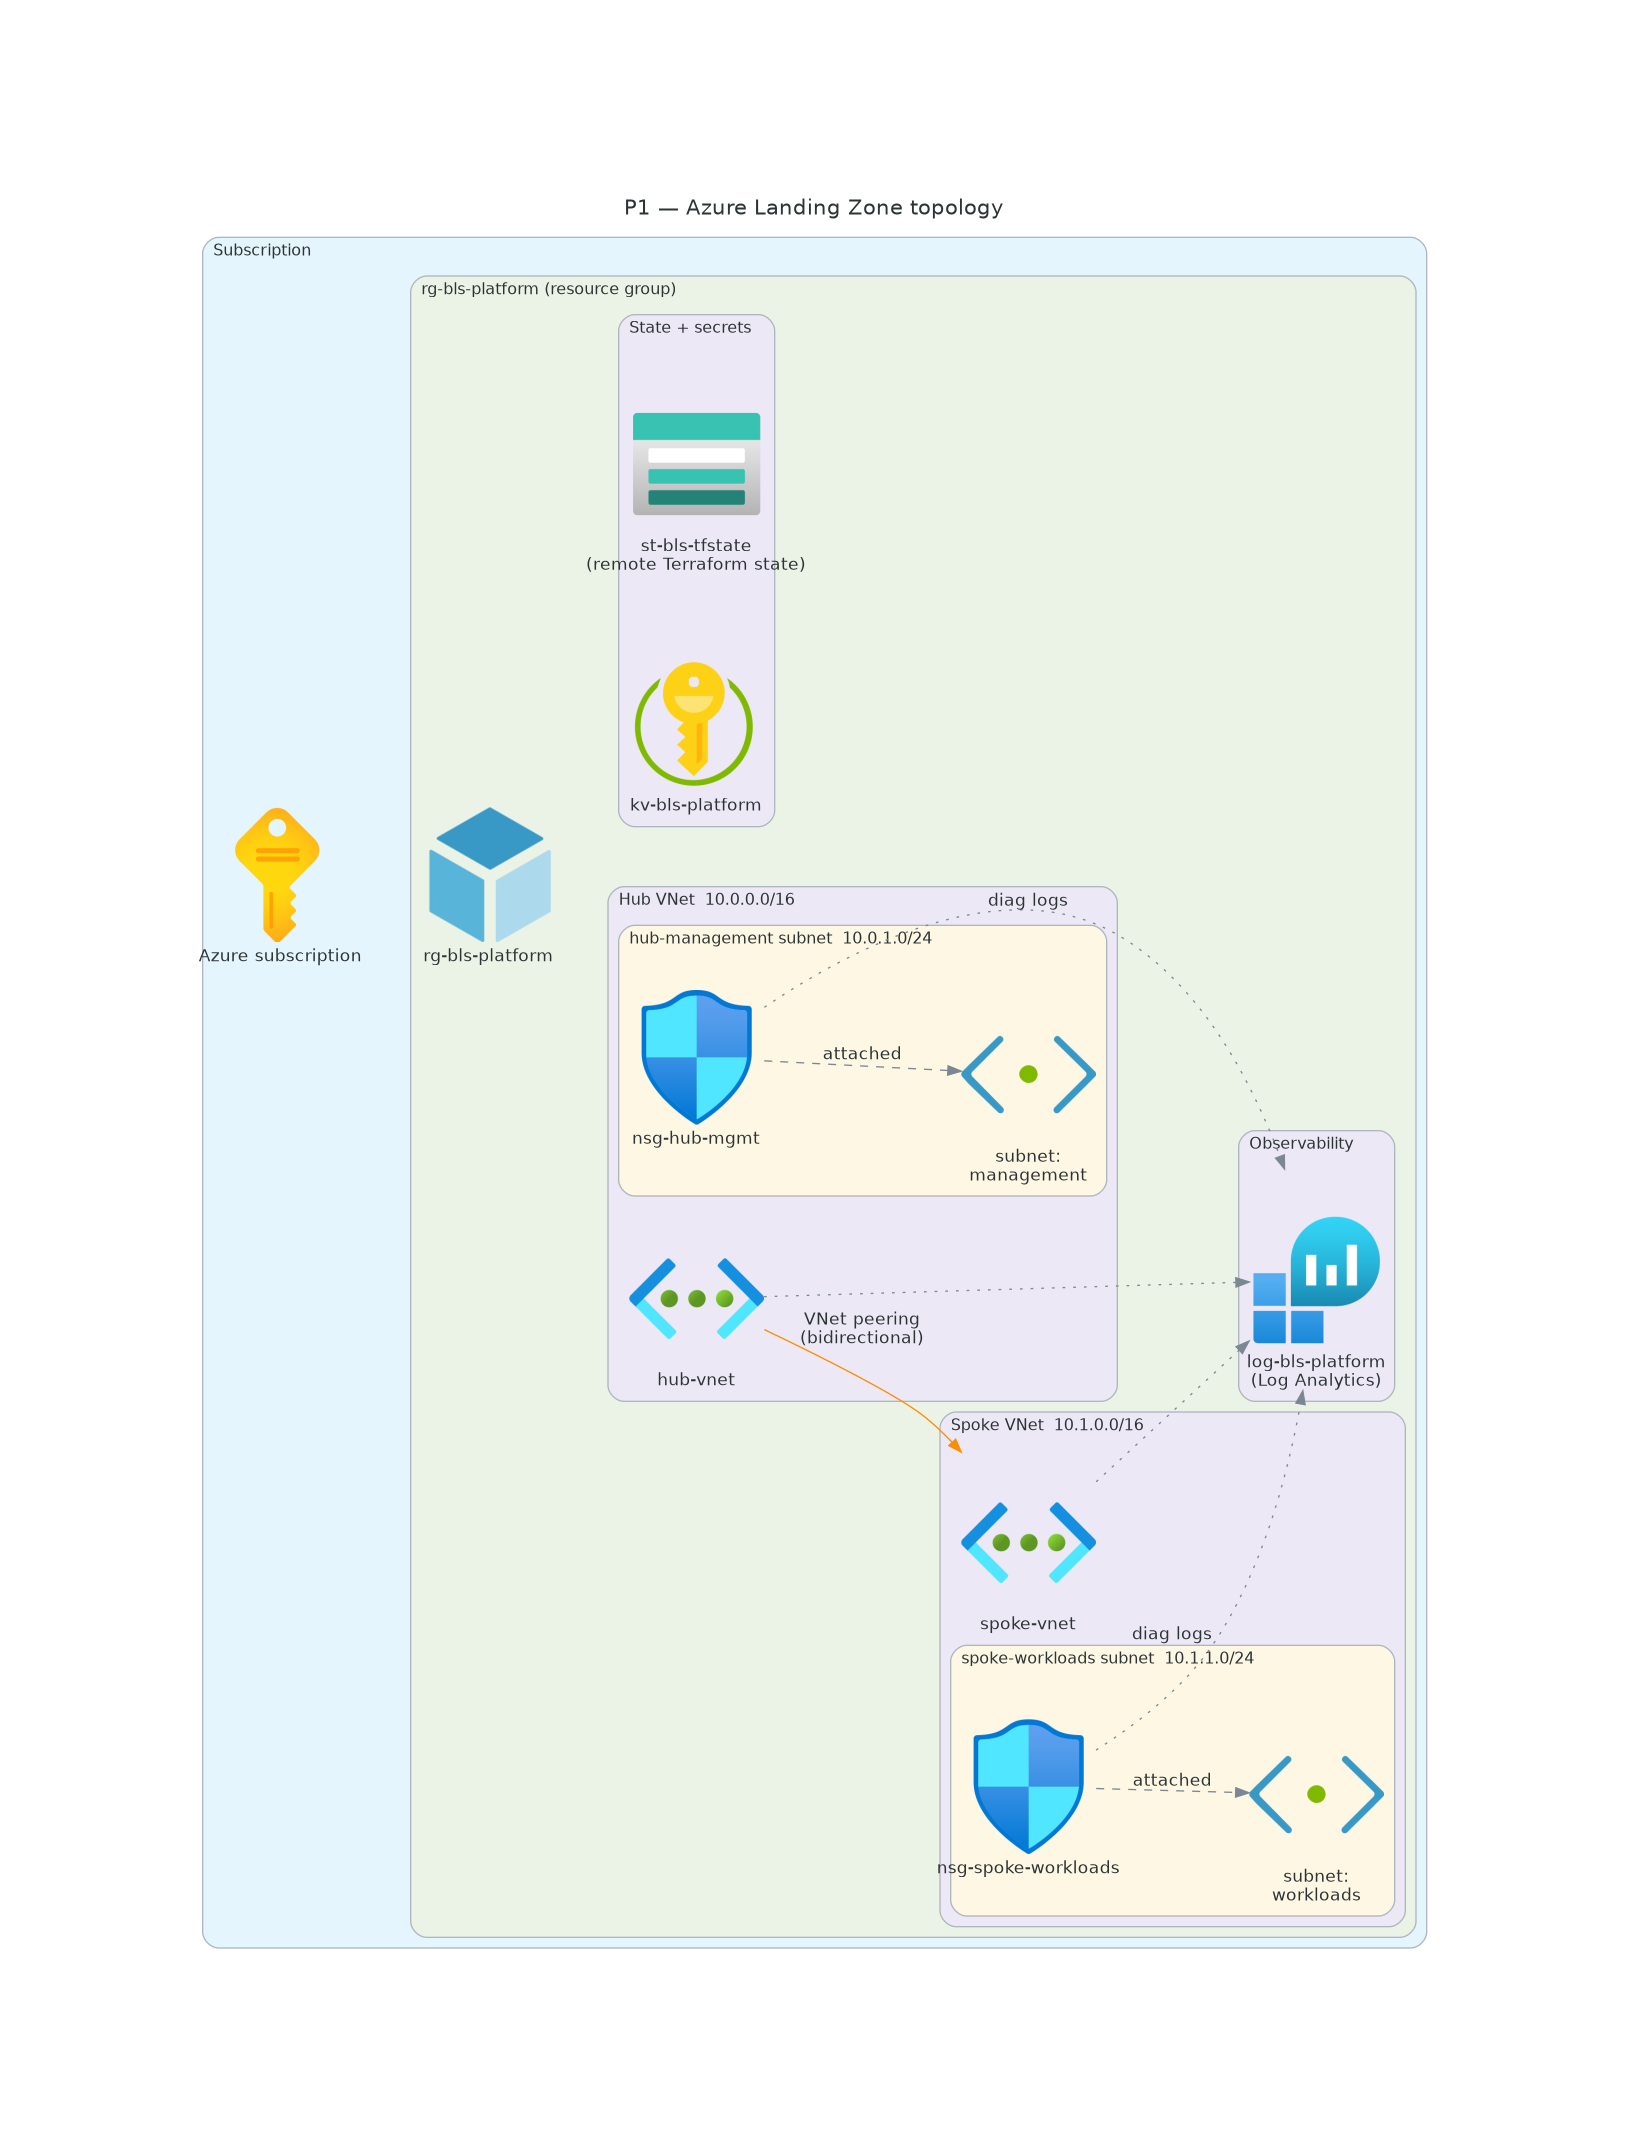

Python code for this plot:
"""
02 — Azure Landing Zone topology (P1).

Topology view of the Project 1 Azure Landing Zone. Hub-spoke VNet
pair under a single resource group, NSGs at subnet scope, Log
Analytics for diagnostics, and a Storage Account holding remote
Terraform state. The diagram shows the peering edge and the
diagnostic-log flows but deliberately omits resource policy
attachments and tagging — those live in ADR-001 and the Terraform
module READMEs respectively.

Supports: BLS-PLATFORM-ENGINEERING-GUIDE.md §4 (P1 landing zone).

Stable prefix: 02. Do not renumber.
"""

from diagrams import Cluster, Diagram, Edge
from diagrams.azure.analytics import LogAnalyticsWorkspaces
from diagrams.azure.general import Resource, Subscriptions
from diagrams.azure.network import (
    NetworkSecurityGroupsClassic,
    Subnets,
    VirtualNetworks,
)
from diagrams.azure.security import KeyVaults
from diagrams.azure.storage import StorageAccounts


graph_attr = {
    "splines": "spline",
    "fontsize": "16",
    "labelloc": "t",
}

with Diagram(
    "P1 — Azure Landing Zone topology",
    filename="02-landing-zone-topology",
    show=False,
    direction="LR",
    graph_attr=graph_attr,
):
    with Cluster("Subscription"):
        sub = Subscriptions("Azure subscription")

        with Cluster("rg-bls-platform (resource group)"):
            rg = Resource("rg-bls-platform")

            with Cluster("Hub VNet  10.0.0.0/16"):
                hub_vnet = VirtualNetworks("hub-vnet")
                with Cluster("hub-management subnet  10.0.1.0/24"):
                    hub_mgmt_subnet = Subnets("subnet:\nmanagement")
                    hub_nsg = NetworkSecurityGroupsClassic("nsg-hub-mgmt")
                    hub_nsg >> Edge(style="dashed", label="attached") >> hub_mgmt_subnet

            with Cluster("Spoke VNet  10.1.0.0/16"):
                spoke_vnet = VirtualNetworks("spoke-vnet")
                with Cluster("spoke-workloads subnet  10.1.1.0/24"):
                    spoke_subnet = Subnets("subnet:\nworkloads")
                    spoke_nsg = NetworkSecurityGroupsClassic("nsg-spoke-workloads")
                    spoke_nsg >> Edge(style="dashed", label="attached") >> spoke_subnet

            with Cluster("Observability"):
                la = LogAnalyticsWorkspaces("log-bls-platform\n(Log Analytics)")

            with Cluster("State + secrets"):
                tfstate = StorageAccounts("st-bls-tfstate\n(remote Terraform state)")
                kv = KeyVaults("kv-bls-platform")

    # Peering between hub and spoke (bidirectional in Azure;
    # rendered as a single labelled edge)
    hub_vnet >> Edge(label="VNet peering\n(bidirectional)", color="darkorange") >> spoke_vnet

    # Diagnostic settings — NSGs and VNets ship logs to Log Analytics
    hub_nsg >> Edge(style="dotted", label="diag logs") >> la
    spoke_nsg >> Edge(style="dotted", label="diag logs") >> la
    hub_vnet >> Edge(style="dotted") >> la
    spoke_vnet >> Edge(style="dotted") >> la

    # Containment edges (informational — show RG owns the assets)
    sub >> Edge(style="invis") >> rg
    rg >> Edge(style="invis") >> hub_vnet
    rg >> Edge(style="invis") >> spoke_vnet
    rg >> Edge(style="invis") >> la
    rg >> Edge(style="invis") >> tfstate
    rg >> Edge(style="invis") >> kv
